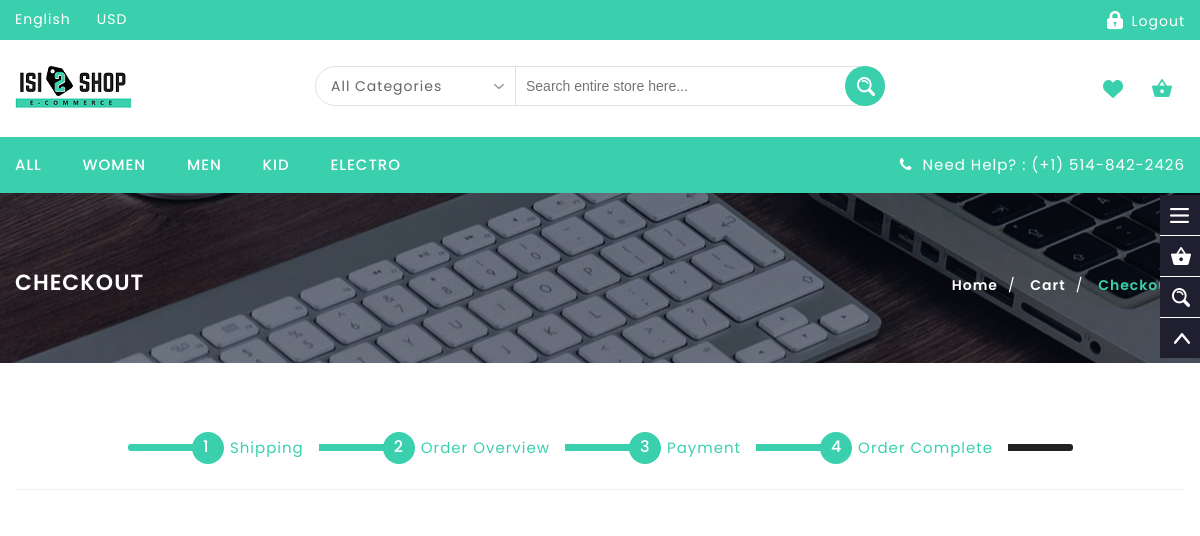
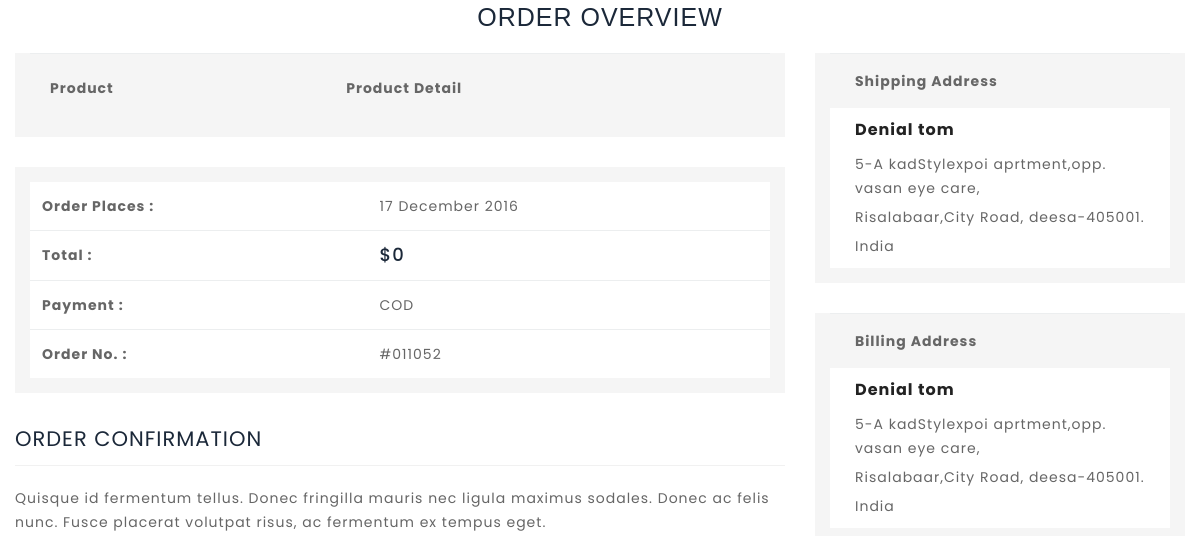
The app's page /order-complete.php (signed in, upper part), older data (2 pictures, top to bottom).
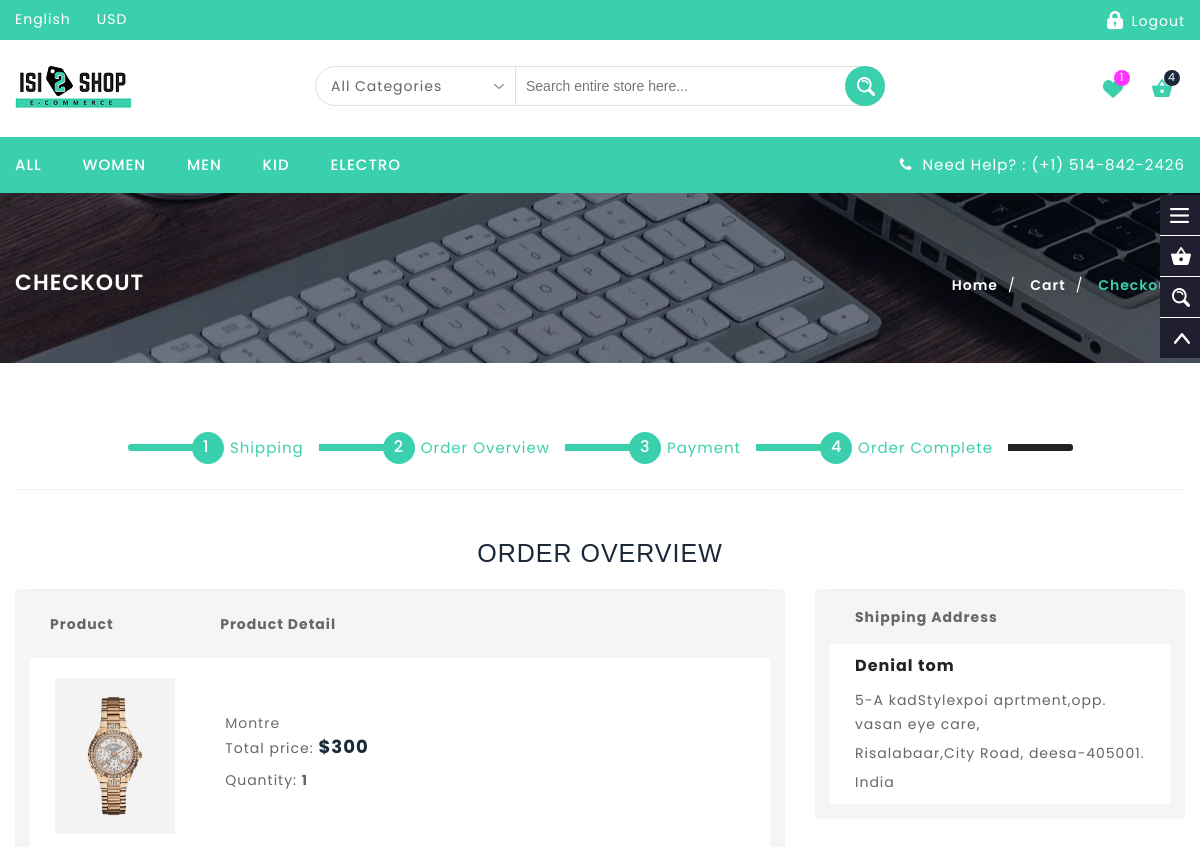
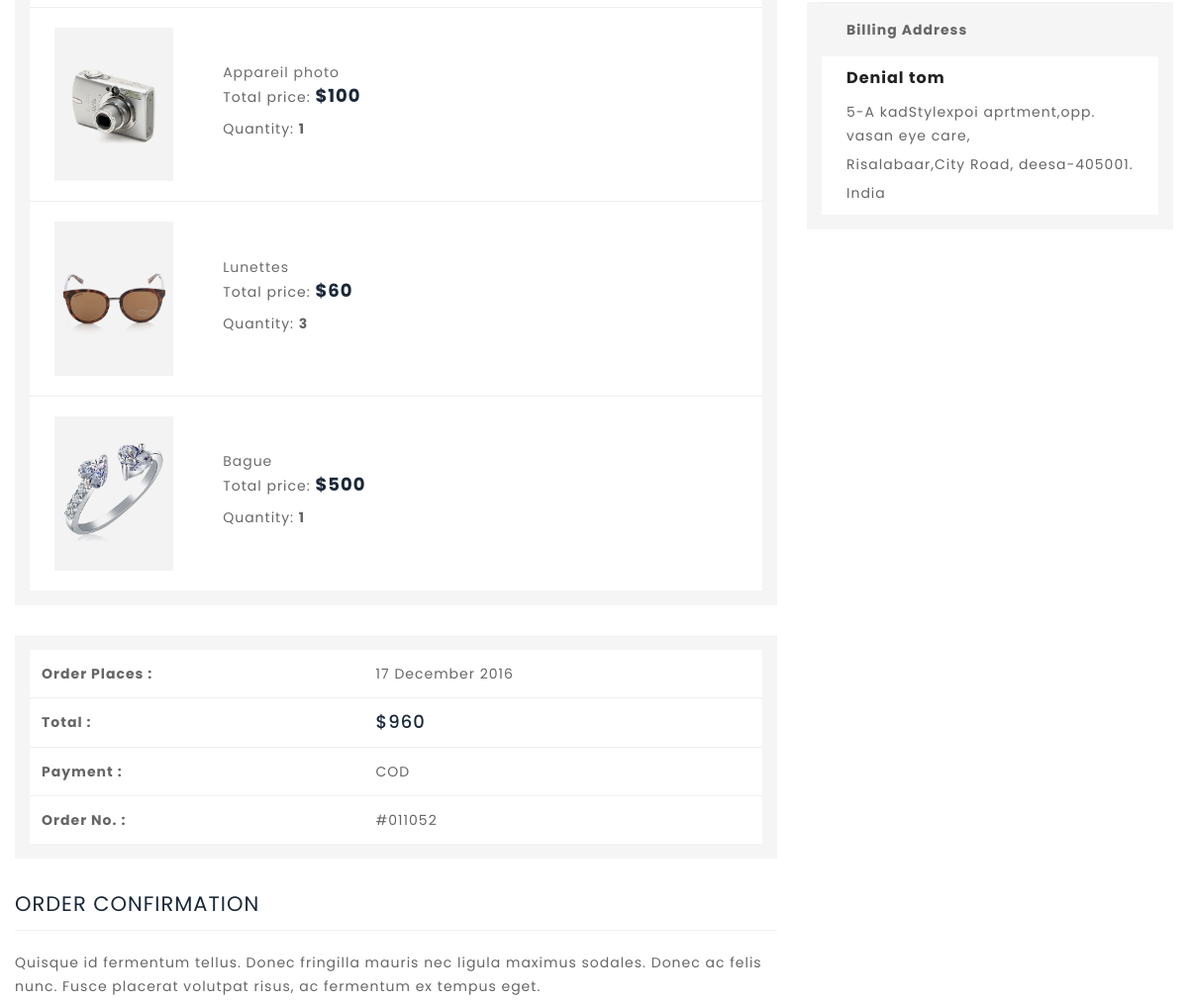
The same page, newer data (2 pictures, top to bottom).
### tables this page shows
CREATE TABLE IF NOT EXISTS `produit` (
  `id_cat` int(3) NOT NULL,
  `libelle` varchar(20) NOT NULL,
  `description` varchar(30) NOT NULL,
  `img` varchar(20) NOT NULL,
  `prix` decimal(5,2) NOT NULL,
  `qte_dispo` int(2) NOT NULL,
  `id` int(11) NOT NULL AUTO_INCREMENT,
  PRIMARY KEY (`id`)
);

CREATE TABLE IF NOT EXISTS `pannier` (
  `id_user` int(11) NOT NULL,
  `id_produit` int(11) NOT NULL,
  `qte` int(11) NOT NULL,
  PRIMARY KEY (`id_user`,`id_produit`)
);

### functions/bdManager.php (called while the page is built, shortened)
<?php
require_once "classes/produit.php";
require_once "classes/panier.php";
$servername = SERVERNAME;
$username = USERNAMEBD;
$password = PASSWORDBD;
$dbname = DBNAME;
function getProdById($id){
    global $servername;
    global $username;
    global $password;
    global $dbname;
    $retour = null;
    $conn = mysqli_connect($servername, $username, $password, $dbname);
    $selectProduct = "SELECT * FROM produit WHERE id=$id";
    $result = mysqli_query($conn, $selectProduct);
    if (mysqli_num_rows($result) > 0) {
        if($row = mysqli_fetch_assoc($result)) {
            $retour = new Produit($row["id"], $row["id_cat"], $row["libelle"], $row["description"], $row["img"], $row["prix"], $row["qte_dispo"]);
        }
    }
    return $retour;
}
function getPanier($idUser){
    global $servername;
    global $username;
    global $password;
    global $dbname;
    $retour = array();
    $conn = new mysqli($servername, $username, $password, $dbname);
    $selectFavoris = "SELECT * FROM pannier WHERE id_user=$idUser";
    $result = $conn->query($selectFavoris);
    if (mysqli_num_rows($result) > 0) {
        while($row = mysqli_fetch_assoc($result)) {
            $panier = new Panier($row["id_user"], $row["id_produit"], $row["qte"]);
            array_push($retour, $panier);
        }
    }
    return $retour;
}
function getAllFavoris(){
    global $servername;
    global $username;
    global $password;
    global $dbname;
    $retour = array();
    $conn = new mysqli($servername, $username, $password, $dbname);
    $selectFavoris = "SELECT * FROM favoris";
    $result = $conn->query($selectFavoris);
    if (mysqli_num_rows($result) > 0) {
        while($row = mysqli_fetch_assoc($result)) {
            $fav = new Favoris($row["id_user"], $row["id_produit"]);
            array_push($retour, $fav);
        }
    }
    return $retour;
}

### classes/produit.php (called while the page is built, shortened)
<?php
class Produit
{
    public $libelle;
    public $img;
    public function __construct($id, $id_cat, $libelle, $description, $img, $prix, $qte_dispo)
    {
        $this->id_cat = $id_cat;
        $this->libelle = $libelle;
        $this->img = $img;
        $this->prix = $prix;
    }
    public function getLibelle()
    {
        return $this->libelle;
    }
    public function getImg()
    {
        return $this->img;
    }
}

### classes/panier.php (called while the page is built, shortened)
<?php
class Panier
{
    public function __construct($idUser, $idProd, $qte)
    {
        $this->qte = $qte;
    }
}

### order-complete.php (the view, shortened to what the changed rows need)
<?php
require_once  'views/header.php';
?>
  <div class="banner inner-banner1 ">
    <div class="container">
      <section class="banner-detail center-xs">
        <h1 class="banner-title">Checkout</h1>
      </section>
    </div>
  </div>
  <section class="checkout-section ptb-70">
    <div class="container">
      <div class="row">
        <div class="col-12">
          <div class="checkout-content">
            <div class="row">
              <div class="col-12">
                <div class="heading-part align-center">
                  <h2 class="heading">Order Overview</h2>
                </div>
              </div>
            </div>
            <div class="row">
              <div class="col-md-8 mb-sm-30">
                <div id="form-print" class="admission-form-wrapper">
                  <div class="cart-item-table complete-order-table commun-table mb-30">
                    <div class="table-responsive">
                      <table class="table">
                        <thead>
                          <tr>
                            <th>Product</th>
                            <th>Product Detail</th>
                          </tr>
                        </thead>
                        <tbody>
                        <?php
                        if(count($panier) > 0 ){
                            foreach ($panier as $value) {
                                $idProd = $value->idProd;
                                $produit = getProdById($idProd);
                                switch($produit->id_cat){
                                    case 1:
                                        $dossierImage = MEN;
                                        break;
                                    case 2:
                                        $dossierImage = WOMEN;
                                        break;
                                }
                                ?>
                          <tr>
                            <td>
                              <a href="product-page.php">
                                <div class="product-image">
                                  <img alt="Stylexpo" src="images/<?=$dossierImage."/".$produit->getImg()?>">
                                </div>
                              </a>
                            </td>
                            <td>
                              <div class="product-title">
                                <a href="product-page.php"><?=$produit->getLibelle()?></a>
                                <div class="product-info-stock-sku m-0">
                                  <div>
                                    <label>Total price: </label>
                                    <div class="price-box">
                                      <span class="info-deta price">$<?=$produit->prix*$value->qte?></span>
                                    </div>
                                  </div>
                                </div>
                                <div class="product-info-stock-sku m-0">
                                  <div>
                                    <label>Quantity: </label>
                                    <span class="info-deta"><?=$value->qte?></span>
                                  </div>
                                </div>
                              </div>
                            </td>
                          </tr>
                                <?php
                            }
                        }
                        ?>
                        </tbody>
                      </table>
                    </div>
                  </div>
                  <div class="complete-order-detail commun-table mb-30">
                    <div class="table-responsive">
                      <table class="table">
                        <tbody>
                          <tr>
                            <td><div class="price-box"> <span class="price">$<?=$total?></span> </div></td>
                          </tr>
                        </tbody>
                      </table>
                    </div>
                  </div>
                </div>
              </div>
              <div class="col-md-4">
                <div class="cart-total-table address-box commun-table mb-30">
                  <div class="table-responsive">
                    <table class="table">
                      <thead>
                        <tr>
                          <th>Shipping Address</th>
                        </tr>
                      </thead>
                    </table>
                  </div>
                </div>
                <div class="cart-total-table address-box commun-table">
                  <div class="table-responsive">
                    <table class="table">
                      <thead>
                        <tr>
                          <th>Billing Address</th>
                        </tr>
                      </thead>
                    </table>
                  </div>
                </div>
              </div>
            </div>
          </div>
        </div>
      </div>
    </div>
  </section>
  <?php
require_once  'views/footer.php';
?>

### views/header.php (shortened to what the changed rows need)
<?php
require_once "functions/bdManager.php";
require_once "functions/panierInvite.php";
$prodWish = getAllFavoris();
if(array_key_exists(IDUSER, $_SESSION)){
    $panier = getPanier($_SESSION[IDUSER]);
} else {
    $panier = getPanierInvite();
}
$total = 0;
?>
<!DOCTYPE html>
<html lang="en">
<head>
    <link rel="stylesheet" type="text/css" href="css/font-awesome.min.css"/>
    <link rel="stylesheet" type="text/css" href="css/bootstrap.css"/>
    <link rel="stylesheet" type="text/css" href="css/jquery-ui.css">
    <link rel="stylesheet" type="text/css" href="css/owl.carousel.css">
    <link rel="stylesheet" type="text/css" href="css/fotorama.css">
    <link rel="stylesheet" type="text/css" href="css/magnific-popup.css">
    <link rel="stylesheet" type="text/css" href="css/custom.css">
    <link rel="stylesheet" type="text/css" href="css/responsive.css">
</head>
<body class="homepage">
<div class="main">
    <header class="navbar navbar-custom container-full-sm" id="header">
        <div class="header-middle">
            <div class="container">
                <div class="row">
                    <div class="col-xl-3 col-md-3 col-lgmd-20per">
                        <div class="right-side float-left-xs header-right-link">
                            <ul>
                                <li class="wishlist-icon">
                                    <a href="wishlist.php">
                                        <span>
                                            <?php if(count($prodWish) !=0){
                                                ?>
                                                <small class="cart-notification"><?= count($prodWish) ?></small>
                                            <?php } ?>
                                        </span>
                                    </a>
                                </li>
                                <li class="cart-icon"> <a href="#"> <span>
                                        <?php if(count($panier) !=0){
                                            ?>
                                            <small class="cart-notification"><?= count($panier) ?></small>
                                        <?php } ?>
                                        </span> </a>
                                            <?php if(count($panier) > 0 ){
                                                foreach ($panier as $value) {
                                                    $prod = $value->idProd;
                                                    $produit = getProdById($prod);
                                                    ?>
                                                    <?php
                                                    $total += $produit->prix*$value->qte;
                                                }
                                            }else{
                                                ?>
                                                <p>No product in cart</p>
                                                <?php
                                            }
                                            ?>
                                </li>
                            </ul>
                        </div>
                    </div>
                </div>
            </div>
        </div>
    </header>

Row changes from the older to the newer data that the page shows:
now on this page (row unchanged): produit: img (picture), libelle "Montre", $produit->prix*$value->qte "300"
added pannier: qte "1"
now on this page (row unchanged): produit: img (picture), libelle "Appareil photo", $produit->prix*$value->qte "100"
added pannier: qte "1"
added pannier: id_produit.img (picture), id_produit.libelle "Lunettes", $produit->prix*$value->qte "60", qte "3"
added pannier: id_produit.img (picture), id_produit.libelle "Bague", $produit->prix*$value->qte "500", qte "1"
Text that changed along with them:
count($prodWish): (not shown) → "1"
count($panier): (not shown) → "4"
$total: "0" → "960"
